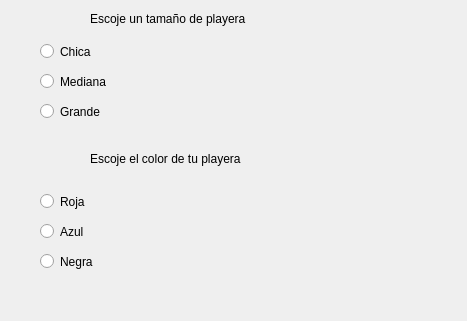
<?xml version="1.0" encoding="UTF-8"?>
<ui version="4.0">
 <class>Dialog</class>
 <widget class="QDialog" name="Dialog">
  <property name="geometry">
   <rect>
    <x>0</x>
    <y>0</y>
    <width>467</width>
    <height>321</height>
   </rect>
  </property>
  <property name="windowTitle">
   <string>Dialog</string>
  </property>
  <widget class="QLabel" name="label">
   <property name="geometry">
    <rect>
     <x>90</x>
     <y>10</y>
     <width>211</width>
     <height>17</height>
    </rect>
   </property>
   <property name="text">
    <string>Escoje un tamaño de playera</string>
   </property>
  </widget>
  <widget class="QRadioButton" name="radioButtonChica">
   <property name="geometry">
    <rect>
     <x>40</x>
     <y>40</y>
     <width>112</width>
     <height>23</height>
    </rect>
   </property>
   <property name="text">
    <string>Chica</string>
   </property>
  </widget>
  <widget class="QRadioButton" name="radioButtonMed">
   <property name="geometry">
    <rect>
     <x>40</x>
     <y>70</y>
     <width>112</width>
     <height>23</height>
    </rect>
   </property>
   <property name="text">
    <string>Mediana</string>
   </property>
  </widget>
  <widget class="QRadioButton" name="radioButtonGra">
   <property name="geometry">
    <rect>
     <x>40</x>
     <y>100</y>
     <width>112</width>
     <height>23</height>
    </rect>
   </property>
   <property name="text">
    <string>Grande</string>
   </property>
  </widget>
  <widget class="QLabel" name="label_2">
   <property name="geometry">
    <rect>
     <x>90</x>
     <y>150</y>
     <width>201</width>
     <height>17</height>
    </rect>
   </property>
   <property name="text">
    <string>Escoje el color de tu playera</string>
   </property>
  </widget>
  <widget class="QRadioButton" name="radioButtonRoja">
   <property name="geometry">
    <rect>
     <x>40</x>
     <y>190</y>
     <width>112</width>
     <height>23</height>
    </rect>
   </property>
   <property name="text">
    <string>Roja</string>
   </property>
  </widget>
  <widget class="QRadioButton" name="radioButtonAzul">
   <property name="geometry">
    <rect>
     <x>40</x>
     <y>220</y>
     <width>112</width>
     <height>23</height>
    </rect>
   </property>
   <property name="text">
    <string>Azul</string>
   </property>
  </widget>
  <widget class="QRadioButton" name="radioButtonNegra">
   <property name="geometry">
    <rect>
     <x>40</x>
     <y>250</y>
     <width>112</width>
     <height>23</height>
    </rect>
   </property>
   <property name="text">
    <string>Negra</string>
   </property>
  </widget>
 </widget>
 <resources/>
 <connections/>
</ui>
